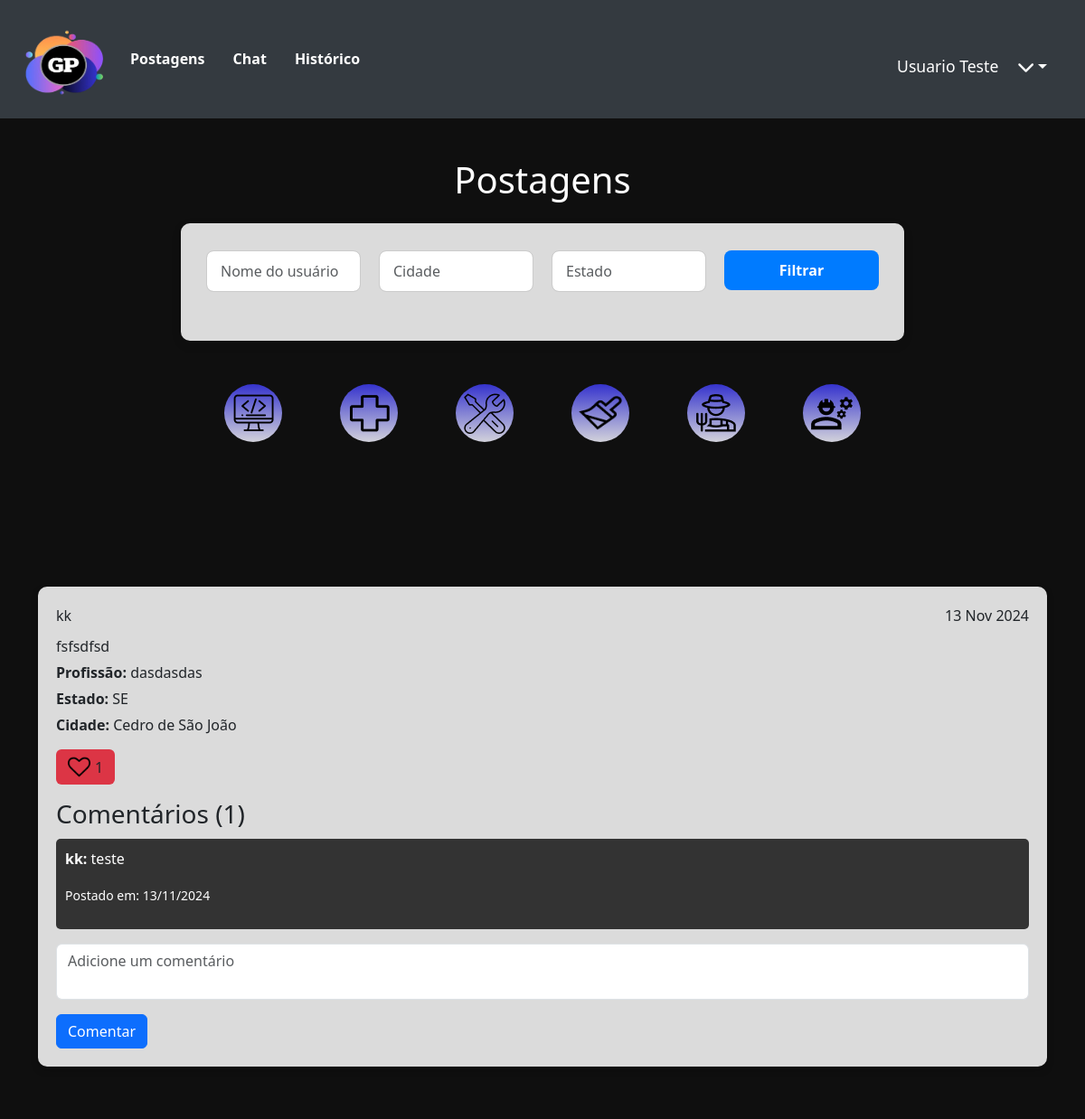
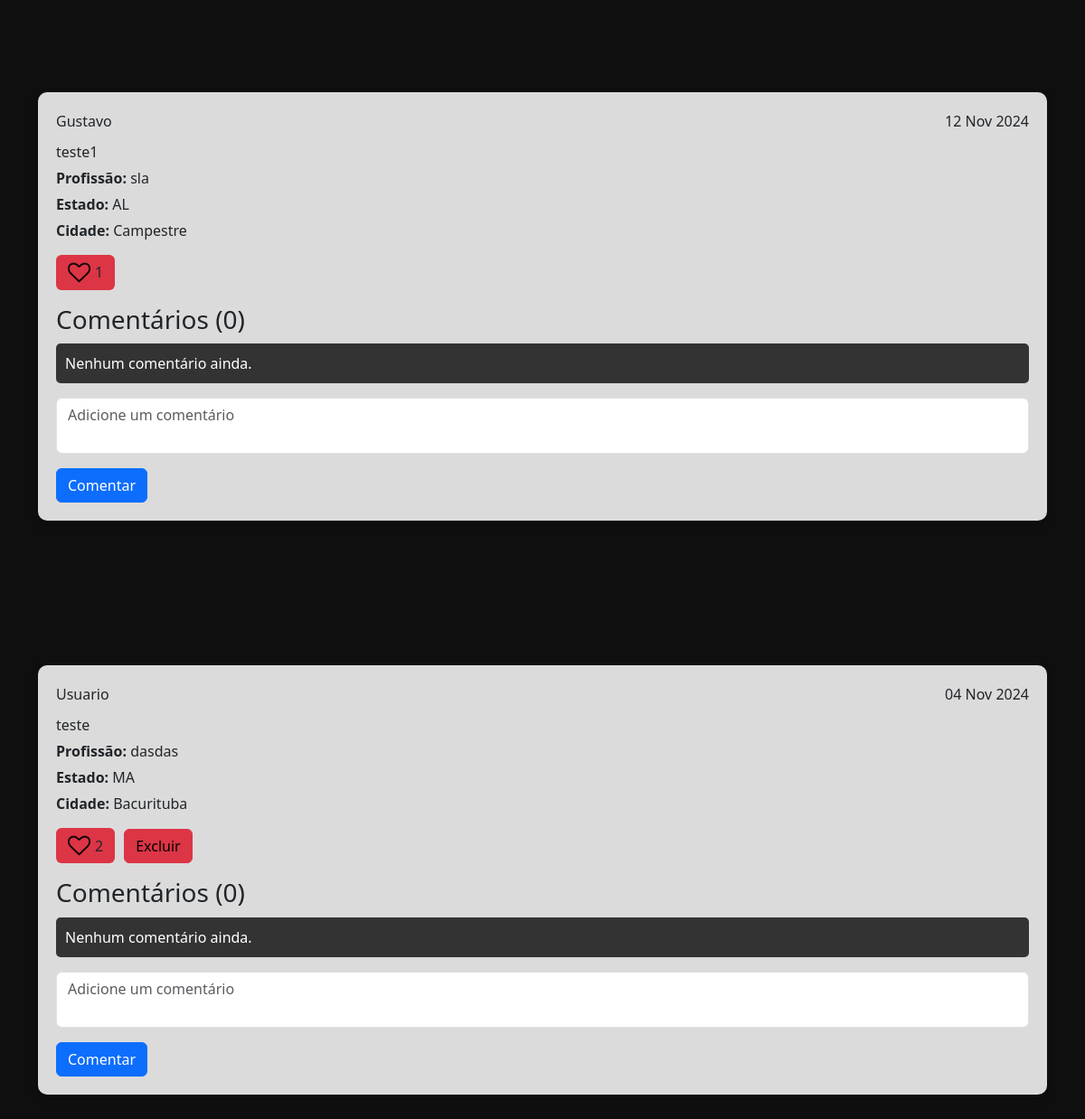
Page /postagens (signed in) on the committed database (2 pictures, top to bottom).
### network/models.py (models this page shows, shortened)
class User(db.Model, UserMixin):
    id = db.Column(db.Integer, primary_key=True)
    nome = db.Column(db.String, nullable=True)
    sobrenome = db.Column(db.String, nullable=True)
    email = db.Column(db.String, nullable=True)
    senha = db.Column(db.String, nullable=True)
    last_login = db.Column(db.DateTime, nullable=True)
    imagem = db.Column(db.String, nullable=True, default='default.png')
    posts = db.relationship('Post', backref='user', lazy=True)
    post_comentarios = db.relationship('PostComentarios', backref='user', lazy=True)

class Post(db.Model):
    id = db.Column(db.Integer, primary_key=True)
    data_criacao = db.Column(db.DateTime, default=datetime.utcnow)
    mensagem = db.Column(db.String, nullable=True)
    estado = db.Column(db.String, nullable=True)
    cidade = db.Column(db.String, nullable=True)
    profissao = db.Column(db.String, nullable=True)
    imagem = db.Column(db.String, nullable=True, default='default.png')
    user_id = db.Column(db.Integer, db.ForeignKey('user.id'), nullable=True)
    comentarios = db.relationship('PostComentarios', backref='post', lazy=True)
    likes_count = db.Column(db.Integer, default=0)
    user_likes = db.relationship('UserLikes', backref='liked_post', lazy=True, cascade="all, delete-orphan")

class PostComentarios(db.Model):
    id = db.Column(db.Integer, primary_key=True)
    data_criacao = db.Column(db.DateTime, default=datetime.utcnow)
    comentario = db.Column(db.String, nullable=True)
    user_id = db.Column(db.Integer, db.ForeignKey('user.id'), nullable=True)
    post_id = db.Column(db.Integer, db.ForeignKey('post.id'), nullable=True)

### network/routes.py (the view)
@app.route('/postagens', methods=['GET'])
@login_required
def postagens():
    nome_usuario = request.args.get('nome_usuario', '')
    estado = request.args.get('estado', '')
    cidade = request.args.get('cidade', '')
    query = Post.query
    if nome_usuario:
        query = query.filter(Post.user.has(nome=nome_usuario))
    if estado:
        query = query.filter(Post.estado == estado)
    if cidade:
        query = query.filter(Post.cidade == cidade)
    dados = query.order_by(Post.data_criacao.desc()).all()
    context = {'dados': dados}
    return render_template('posts.html', context=context)

### network/models.py (called while the page is built)
@login_manager.user_loader
def load_user(user_id):
    return User.query.get(user_id)

### network/templates/posts.html (shortened to what this page needs)
<!DOCTYPE html>
<html lang="en">
<head>
    <link rel="stylesheet" href="{{ url_for('static', filename='styles/stylePostagens.css') }}">
    <link href="https://cdn.jsdelivr.net/npm/bootstrap@5.3.3/dist/css/bootstrap.min.css" rel="stylesheet">
    <link rel="stylesheet" href="https://cdnjs.cloudflare.com/ajax/libs/font-awesome/6.0.0-beta3/css/all.min.css">
    <link rel="stylesheet" href="{{ url_for('static', filename='styles/styleHeader.css') }}">
</head>
<body>
    <header>
        <nav class="navbar navbar-expand-lg">
            <a class="navbar-brand" href="{{ url_for('homepage') }}">
                <img src="{{ url_for('static', filename='assets/logo.png') }}" alt="Logo" width="100">
            </a>
            <div class="collapse navbar-collapse" id="navbarContent">
                <ul class="navbar-nav mr-auto">
                    <li class="nav-item">
                        <a class="nav-link" href="{{ url_for('postagens') }}">Postagens</a>
                    </li>
                    {% if context['dados'] %}
                    <li class="nav-item">
                        <a href="{{ url_for('chat', post_id=context['dados'][0].id) }}" class="nav-link">Chat</a>
                    </li>
                    {% endif %}
                    <li class="nav-item">
                        <a class="nav-link" href="{{ url_for('historico') }}">Histórico</a>
                    </li>
                </ul>
                <div class="d-flex flex-row align-items-center mt-3">
                    <span class="text-white">{{ current_user.nome }} {{ current_user.sobrenome }}</span>
                    <div class="dropdown">
                        <button class="btn dropdown-toggle text-white" type="button" id="userDropdown"
                            data-bs-toggle="dropdown" aria-expanded="false">
                            <i class="fas fa-chevron-down"></i>
                        </button>
                    </div>
                </div>
            </div>
        </nav>
    </header>
    <div class="container-post">
        <div class="container mt-4">
            <h1 class="mb-4">Postagens</h1>
            <div class="style-search">
                <form action="{{ url_for('postagens') }}" method="get" class="mb-4">
                    <div class="row">
                        <div class="col-md-3">
                            <input type="text" name="nome_usuario" class="form-control" placeholder="Nome do usuário"
                                value="{{ request.args.get('nome_usuario', '') }}">
                        </div>
                        <div class="col-md-3">
                            <input type="text" name="cidade" class="form-control" placeholder="Cidade"
                                value="{{ request.args.get('cidade', '') }}">
                        </div>
                        <div class="col-md-3">
                            <input type="text" name="estado" class="form-control" placeholder="Estado"
                                value="{{ request.args.get('estado', '') }}">
                        </div>
                        <div class="col-md-3">
                            <button type="submit" class="btn btn-primary w-100">Filtrar</button>
                        </div>
                    </div>
                </form>
            </div>
            <div id="local-profi" class="mt-5">
                <div class="style-profi">
                    <a href="{{ url_for('filter_posts', profession='Programador') }}" class="rem-img">
                        <img src="{{ url_for('static', filename='assets/programador.png') }}" alt="" class="rem-img"
                            alt="Programador">
                    </a>
                </div>
                <div class="style-profi">
                    <a href="{{ url_for('filter_posts', profession='Medico') }}" class="rem-img">
                        <img src="{{ url_for('static', filename='assets/medico.png') }}" class="rem-img" alt="Medico">
                    </a>
                </div>
                <div class="style-profi">
                    <a href="{{ url_for('filter_posts', profession='Mecanico') }}" class="rem-img">
                        <img src="{{ url_for('static', filename='assets/mecanico.png') }}" class="rem-img"
                            alt="Mecanico">
                    </a>
                </div>
                <div class="style-profi">
                    <a href="{{ url_for('filter_posts', profession='Pintor') }}" class="rem-img">
                        <img src="{{ url_for('static', filename='assets/pintor.png') }}" class="rem-img" width="48"
                            alt="Pintor">
                    </a>
                </div>
                <div class="style-profi">
                    <a href="{{ url_for('filter_posts', profession='Fazendeiro') }}" class="rem-img">
                        <img src="{{ url_for('static', filename='assets/fazendeiro.png') }}" class="rem-img"
                            alt="Fazendeiro">
                    </a>
                </div>
                <div class="style-profi">
                    <a href="{{ url_for('filter_posts', profession='Trabalhador') }}" class="rem-img">
                        <img src="{{ url_for('static', filename='assets/trabalhador.png') }}" class="rem-img"
                            alt="Trabalhador">
                    </a>
                </div>
            </div>
            <tbody>
                {% for post in context['dados'] %}
                <tr class="post-row">
                    <td colspan="">
                        <div class="post-container">
                            <div class="post-header">
                                <span class="post-username">{{ post.user.nome }}</span>
                                <span class="post-date">{{ post.data_criacao.strftime('%d %b %Y') }}</span>
                            </div>
                            <div class="post-content">
                                <p>{{ post.mensagem }}</p>
                                <p><strong>Profissão:</strong> {{ post.profissao }}</p>
                                <p><strong>Estado:</strong> {{ post.estado }}</p>
                                <p><strong>Cidade:</strong> {{ post.cidade }}</p>
                            </div>
                            <div class="post-actions">
                                <form action="{{ url_for('like_post', post_id=post.id) }}" method="post"
                                    class="d-inline">
                                    <button type="submit" class="btn btn-black bg-danger like-button"
                                        data-post-id="{{ post.id }}" data-likes="{{ post.likes_count }}">
                                        <img src="{{ url_for('static', filename='assets/like.png') }}"
                                            class="bg-danger like-icon" width="25px">
                                        <span class="likes-count">{{ post.likes_count }}</span>
                                    </button>
                                </form>
                                {% if post.user_id == current_user.id %}
                                <button type="button" class="btn btn-danger text-black" data-bs-toggle="modal"
                                    data-bs-target="#confirmDeleteModal{{ post.id }}">
                                    Excluir
                                </button>
                                {% endif %}
                            </div>
                            <div class="post-comments mt-3">
                                <h3>Comentários ({{ post.comentarios|length }})</h3>
                                <ul>
                                    {% for comentario in post.comentarios %}
                                    <li>
                                        <p><strong>{{ comentario.user.nome }}:</strong> {{ comentario.comentario
                                            }}</p>
                                        <p><small>Postado em: {{ comentario.data_criacao.strftime('%d/%m/%Y')
                                                }}</small></p>
                                    </li>
                                    {% else %}
                                    <li>Nenhum comentário ainda.</li>
                                    {% endfor %}
                                </ul>
                                <form action="{{ url_for('add_comment', post_id=post.id) }}" method="post">
                                    <div class="form-group">
                                        <textarea name="comentario" class="form-control"
                                            placeholder="Adicione um comentário"></textarea>
                                    </div>
                                    <div class="mt-3">
                                        <button type="submit" class="btn btn-primary">Comentar</button>
                                    </div>
                                </form>
                            </div>
                        </div>
                    </td>
                </tr>
                {% endfor %}
            </tbody>
        </div>
</body>
</html>

### network/static/styles/stylePostagens.css (style rules this page uses)
body { font-family: 'Pridi', sans-serif; color: #fff; background-color: #0F0F0F; margin: 0; padding: 0; }
.container-post { background-color: #0F0F0F; padding: 20px; }
.d-flex.align-items-center span { color: #f8f9fa; margin-right: 10px; }
#local-profi { display: flex; justify-content: center; gap: 4rem; }
.style-profi { width: 70px; }
.style-profi img { transition: transform 0.3s; }
.container h1 { color: #fff; text-align: center; margin-bottom: 30px; }
.post-container { background-color: #DBDBDB; padding: 20px; margin-bottom: 20px; border-radius: 10px; box-shadow: 0 4px 8px rgba(0, 0, 0, 0.2); margin-top: 10rem; }
.post-header { display: flex; justify-content: space-between; font-weight: 500; margin-bottom: 10px; }
.post-content p { margin: 5px 0; }
.post-actions { display: flex; align-items: center; gap: 10px; margin-top: 15px; }
.post-actions .btn { display: inline-flex; align-items: center; }
.post-comments ul { list-style: none; padding: 0; margin-top: 10px; }
.post-comments li { background-color: #333; border-radius: 5px; padding: 10px; margin-top: 5px; color: #fff; }
.post-comments form textarea { resize: none; min-height: 60px; }
.post-comments .form-group { margin-top: 10px; }
.rem-img { background-color: transparent; }
.style-profi { width: 4rem; height: 4rem; background: linear-gradient(180deg, #3533CD 0%, #D2D2DB 100%); border-radius: 40px; display: flex; justify-content: center; align-items: center; }
.like-icon { margin-right: 5px; }
.style-search { background-color: #dbdbdb; padding: 30px; border-radius: 10px; box-shadow: 0 4px 12px rgba(0, 0, 0, 0.1); max-width: 800px; margin: 20px auto; transition: all 0.3s ease; }
.style-search .form-control { border-radius: 8px; border: 1px solid #ccc; padding: 10px 15px; transition: border-color 0.3s ease; }
.style-search button { border-radius: 8px; padding: 10px 20px; background-color: #007bff; color: #fff; border: none; font-weight: bold; transition: background-color 0.3s ease; }
.style-search .row { margin-bottom: 15px; }
.style-search .col-md-3 { padding-right: 10px; padding-left: 10px; }
.style-search button { width: 100%; }

### network/static/styles/styleHeader.css (style rules this page uses)
header { background-color: #343a40; padding: 10px 20px; }
.navbar { display: flex; justify-content: space-between; align-items: center; }
.navbar-brand img { height: 85px; }
.navbar-nav .nav-link { color: white; font-weight: bold; margin-right: 15px; transition: color 0.3s; }
.navbar-collapse { text-align: center; }
.d-flex { margin-left: auto; align-items: center; }
.text-white { font-size: 1.1rem; margin-right: 10px; }
.dropdown-toggle { background-color: transparent; border: none; color: white; font-size: 1.2rem; display: flex; align-items: center; }

### rows in the picture
User: nome "Usuario", sobrenome "Teste"
Post: user.nome "kk", data_criacao "13 Nov 2024", mensagem "fsfsdfsd", profissao "dasdasdas", estado "SE", cidade "Cedro de São João", likes_count "1", comentarios|length "1"
PostComentarios: user.nome "kk", comentario "teste", data_criacao "13/11/2024"
Post: user.nome "Gustavo", data_criacao "12 Nov 2024", mensagem "teste1", profissao "sla", estado "AL", cidade "Campestre", likes_count "1", comentarios|length "0"
Post: user.nome "Usuario", data_criacao "04 Nov 2024", mensagem "teste", profissao "dasdas", estado "MA", cidade "Bacurituba", likes_count "2", comentarios|length "0"
